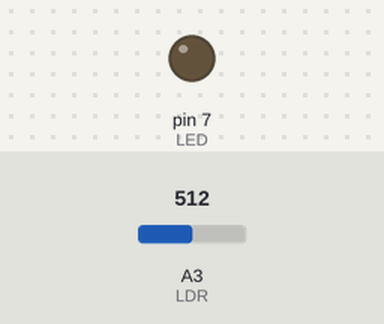
Recording of a sketch running on a simulated Arduino Uno, built with avr-gcc and run on an emulated ATmega328P. Parts: output pins drawn as LEDs (lit = HIGH). The test bench sets the inputs (shaded band); at power-on: A3 (LDR) = 512.

Above: at 1.2 s.
1.3 s: A3 (LDR) set to 420
2.8 s: A3 (LDR) set to 402
At 4.0 s:
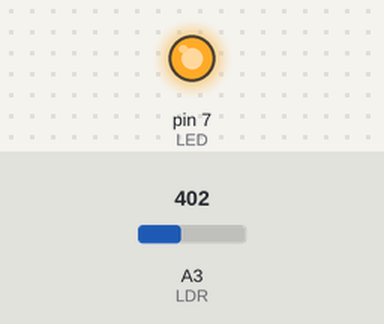
4.3 s: A3 (LDR) set to 511
At 5.1 s:
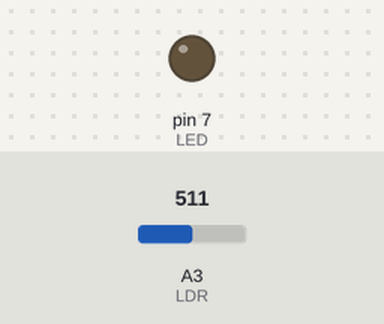
5.8 s: A3 (LDR) set to 306
At 6.2 s:
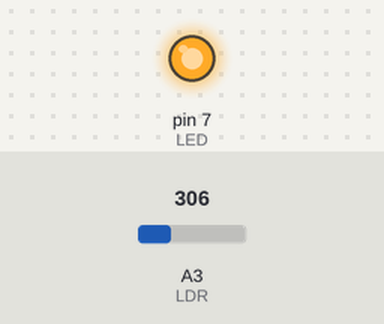
Timing chart, 0 to 8.3 s (numbered marks = the images above; inputs shaded):
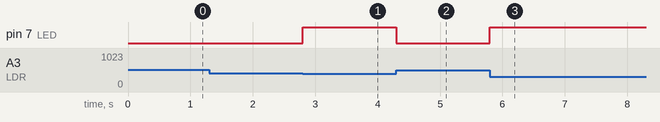

The sketch:

PhotoResistor_Testing.ino
```cpp
// pin assignments
int LED = 7;
int LDR = 3;

// global variables
int LDRvoltage;        // placeholder for voltage of LDR
int regLDRvoltage;     // placeholder for original voltage of LDR during set up time
int threshold = 100;   // the threshold for the difference between the LDRvoltage and the regLDRvoltage for when to change the output
                       // of the LED

void setup() {
  // pin assignments
  pinMode(LED, OUTPUT);
  pinMode(LDR, INPUT);

  // sets the regular LDR voltage
  regLDRvoltage = analogRead(LDR);
}

void loop() {
  LDRvoltage = analogRead(LDR);

  // Turns on the LED when the photoresistor detects a drop in external light intensity
  if( (regLDRvoltage - LDRvoltage) > threshold ){
    digitalWrite(LED, HIGH);
  }
  else{
    digitalWrite(LED, LOW);
  }

}
```

Measured:
- the behaviour switches between 412 and 411 on A3 (LDR) (found by bisection; images 0 and 1)
- after the input at 1.3 s, every drawn part: stays the same
- after the input at 2.8 s, pin 7 (LED): LOW → HIGH at once
- after the input at 4.3 s, pin 7 (LED): HIGH → LOW at once
- after the input at 5.8 s, pin 7 (LED): LOW → HIGH at once
